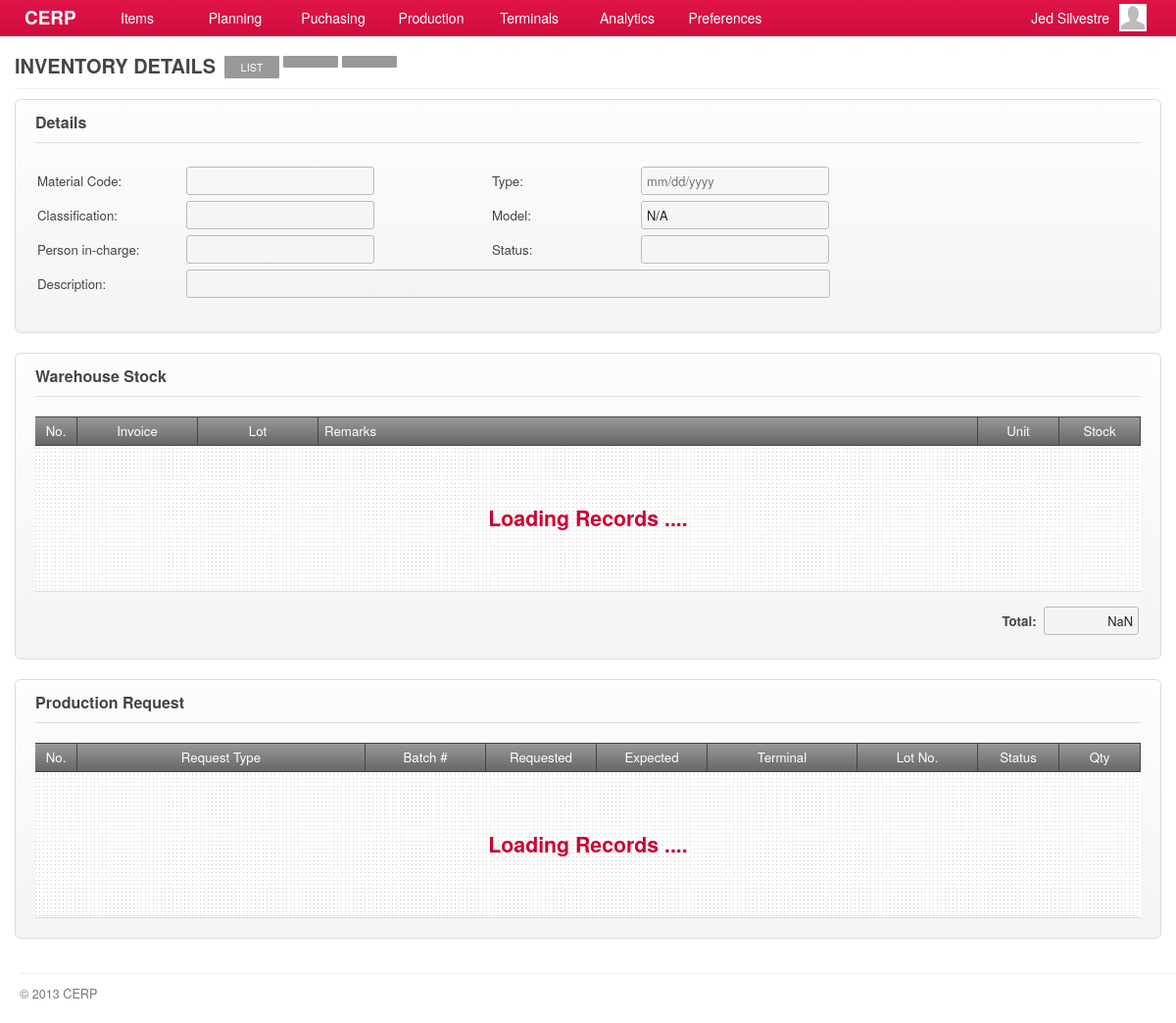
The app's page /account/minventory-show.php (signed in), older data.
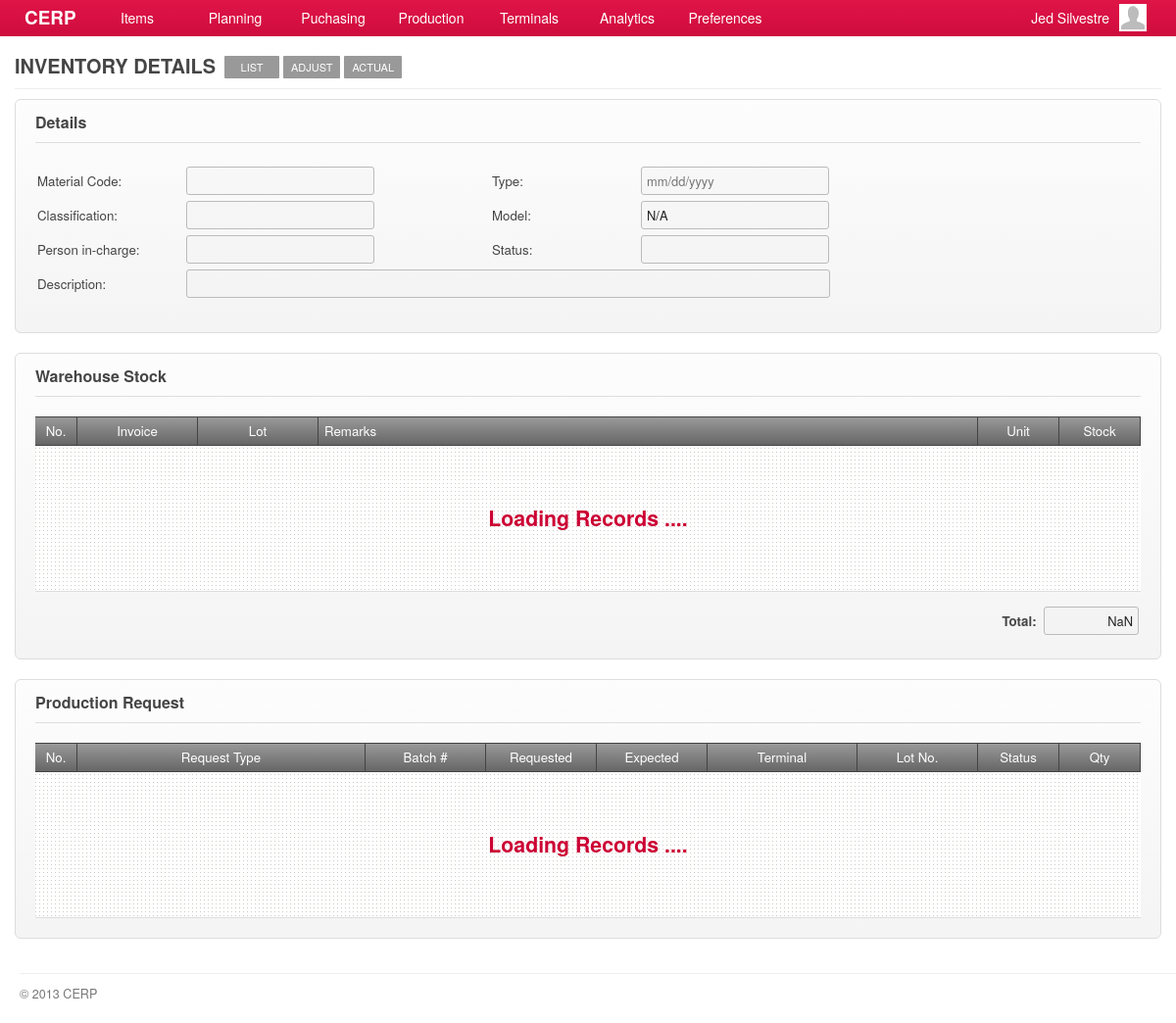
The same page, newer data.
### tables this page shows
CREATE TABLE `capabilities` (
  `id` int(11) NOT NULL AUTO_INCREMENT,
  `title` varchar(45) DEFAULT NULL,
  `name` varchar(45) DEFAULT NULL,
  `capability` varchar(45) DEFAULT NULL,
  `url` varchar(45) DEFAULT NULL,
  `parent` int(11) DEFAULT NULL,
  PRIMARY KEY (`id`)
);

### include/general.class.php (called while the page is built, shortened)
<?php
require('database.class.php');
require('capabilities.class.php');
require('role.class.php');
$DB				= new MySQL;
  $DB->database	= "cerpdb";
  $DB->username	= "cerpuser";
  $DB->password	= "cerpuser";
  $DB->hostname	= "localhost";
$Capabilities	= new Capabilities($DB);
$Signed			= $_SESSION['user'];
$Role		= new Role($DB, $Signed['id']);
?>

### include/role.class.php (called while the page is built, shortened)
<?php
class Role
{
	private $DB;
	private $user_id;
	function Role($db, $uid) {
  	$this->DB = $db;
		$this->user_id = $uid;
  }
	function isCapableByName($cap_name) {
		foreach ($this->getUserRoles() as $user_role) {
			$result = $this->DB->Find('role_capabilities', array(
						  			'columns' 		=> 'role_capabilities.*',
						  			'joins' => 'INNER JOIN capabilities ON capabilities.id = role_capabilities.capability_id',
						  	    'conditions' 	=> 'capabilities.capability="'. $cap_name .'" AND role_id='. $user_role['role_id']));
			if(isset($result)) {
				return TRUE;
			}
		}
	}
	function getUserRoles() {
		$result = $this->DB->Get('user_roles', array(
						  			'columns' 		=> 'user_roles.role_id, roles.name',
						  			'joins' => 'INNER JOIN roles ON roles.id = user_roles.role_id',
						  	    'conditions' 	=> 'user_roles.user_id='. $this->user_id));
		if(isset($result)) {
			return $result;
		}
	}
}

### include/database.class.php (called while the page is built, shortened)
<?php
class MySQL {
  public $username	= "cerpuser";
  public $password	= "cerpuser";
  public $hostname	= "localhost";
  public function Connect() {
    $conn = mysql_connect($this->hostname, $this->username, $this->password) or die("<br/><span class='notice'><p class='error'><strong>ERROR!</strong> Unable to connect to MySQL! </p></span>");
    return $conn;
  }
  public function Query($sql) {
  	$conn = $this->Connect();
    $result = mysql_query($sql, $conn);
	return $result;
  }
	function Find($table, $args='') {
  	if (isset($args)) {
  	  $args['columns'] = (isset($args['columns']) ? $args['columns'] : '*');
  	  $args['joins'] = (isset($args['joins']) ? $args['joins'] : '');
	 	 	$args['conditions'] = ($args['conditions'] == '' ? '' : 'where '.$args['conditions']);
		}
		$sql = "SELECT ".$args['columns']." FROM ".$table." ".$args['joins']." ".$args['conditions'];
		$row = $this->IsEmpty($this->Query($sql));
		return mysql_fetch_array($row);
  }
  function Get($table, $args='') {
  	if (isset($args)) {
  	  $args['columns'] = (isset($args['columns']) ? $args['columns'] : '*');
  	  $args['joins'] = (isset($args['joins']) ? $args['joins'] : '');
		  $args['conditions'] = ($args['conditions'] == '' ? '' : 'WHERE '.$args['conditions']);
  	  $args['order'] = (isset($args['order']) ? ' ORDER BY '.$args['order'] : '');
  	  $args['limit'] = (isset($args['limit']) ? ' LIMIT '.$args['limit'] : '');
  	  $args['group'] = (isset($args['group']) ? ' GROUP BY '.$args['group'] : '');
		}
		$data = array();
		$sql = "SELECT ".$args['columns']." FROM ".$table." ".$args['joins']." ".$args['conditions']." ".$args['group']." ".$args['order']." ".$args['limit'];
		$result = $this->IsEmpty($this->Query($sql));
		if(!empty($result)) {
	      while ($row = mysql_fetch_array($result)) {
	        $data[] = $row;
	      }
		}
		return $data;
  }
  private function IsEmpty($result) {
    if(mysql_num_rows($result) > 0) return $result;
    return null;
  }
}

### include/capabilities.class.php (called while the page is built, shortened)
<?php
class Capabilities {
  private $DB;
	public $All;
	function Capabilities($db) {
		$this->DB = $db;
		$this->GetCapabilities();
	}
  function GetTitle() {
    global $capability_key;
	return $this->All[$capability_key]['title'];
  }
	function GetCapabilities() {
		$capabilities = $this->DB->Get('capabilities', array(
					  			'columns' 		=> 'id, capability, title, name, parent, url',
					  	    'conditions' 	=> 'parent IS NOT null ORDER BY parent'));
		$all = array();
		foreach ($capabilities as $cap) {
			$all[$cap['capability']] = array('title' => $cap['title'],'name' => $cap['name'], 'url' => $cap['url'], 'parent' => $cap['parent']);
		}
		$this->All = $all;
	}
}

### account/minventory-show.php (the view, shortened to what this page needs)
<?php
  $capability_key = 'show_material_inventory';
  require('header.php');
	$allowed = $Role->isCapableByName($capability_key);
	if(!$allowed) {
		require('inaccessible.php');
	}else{
?>
	<div id="page">
		<div id="page-title">
    	<h2>
      	<span class="title"><?php echo $Capabilities->GetTitle(); ?></span>
        <?php
				  echo '<a href="'.$Capabilities->All['material_inventory']['url'].'" class="nav">'.$Capabilities->All['material_inventory']['name'].'</a>';
				  echo '<a href="'.$Capabilities->All['edit_material_inventory']['url'].'?id='.$_GET['id'].'" class="nav">'.$Capabilities->All['edit_material_inventory']['name'].'</a>';
				  echo '<a href="'.$Capabilities->All['edit_actual_material_inventory']['url'].'?id='.$_GET['id'].'" class="nav">'.$Capabilities->All['edit_actual_material_inventory']['name'].'</a>';
				?>
      </h2>
		</div>
		<div id="content">
			<form>
				<div class="form-container">
					<h3 class="form-title">Details</h3>
	        <table>
	           <tr>
	              <td width="150">Material Code:</td><td width="310"><input type="text" value="<?php echo $materials['material_code'] ?>" class="text-field" disabled/>
	              </td>
	              <td width="150">Type:</td><td><input type="text" value="<?php echo $materials['material_type'] ?>" class="text-field text-date" disabled/></td>
	           </tr>
	           <tr>
	              <td>Classification:</td><td><input type="text" value="<?php echo $materials['classification'] ?>" class="text-field" disabled/></td>
	              <td>Model:</td><td><input type="text" value="<?php echo $model = ($materials['material_type'] == 'Direct Material') ? $materials['brand_model'] : 'N/A' ?>" class="text-field" disabled/></td>
	           </tr>
	           <tr>
	              <td>Person in-charge:</td><td><input type="text" value="<?php echo $materials['pic'] ?>" class="text-field" disabled/>
	              </td>
	              <td>Status:</td><td><input type="text" value="<?php echo $materials['status'] ?>" class="text-field" disabled/></td>
	           </tr>
	           <tr>
	              <td>Description:</td>
	              <td colspan="99">
	                <input type="text" value="<?php echo $materials['description'] ?>" class="text-field" style="width:645px" disabled/>
	              </td>
	           </tr>
	           <tr><td height="5" colspan="99"></td></tr>
	        </table>
				</div>
      	<br/>
				<div class="form-container">
					<h3 class="form-title">Warehouse Stock <span id="out-of-stock" class="magenta" style="display: none">(Out-of-stock)</span></h3>
		      <div id="grid-materials" class="grid jq-grid" style="min-height:100px;">
	           <table cellspacing="0" cellpadding="0">
	             <thead>
	               <tr>
	                 <td width="30" class="border-right text-center">No.</td>
	                 <td width="110" class="border-right text-center">Invoice</td>
	                 <td width="110" class="border-right text-center">Lot</td>
	                 <td class="border-right">Remarks</td>
	                 <td width="70" class="border-right text-center">Unit</td>
	                 <td width="70" class="border-right text-center">Stock</td>
	               </tr>
	             </thead>
	             <tbody id="materials"></tbody>
	           </table>
					</div>
					<div>
						<table width="100%">
							<tr><td height="5" colspan="99"></td></tr>
							<tr>
								<td align="right"><strong>Total:</strong>&nbsp;&nbsp;<input id="total_qty" type="text" class="text-right numbers" style="width:85px;" disabled/></td>
							</tr>
						</table>
					</div>
				</div>
	      <br/>
				<div class="form-container">
					<h3 class="form-title">Production Request</h3>
		      <div id="grid-requests" class="grid jq-grid" style="min-height: 100px">
		        <table cellspacing="0" cellpadding="0">
		          <thead>
		            <tr>
	                 <td width="30" class="border-right text-center">No.</td>
	                 <td class="border-right text-center">Request Type</td>
	                 <td width="110" class="border-right text-center">Batch #</td>
	                 <td width="100" class="border-right text-center">Requested</td>
	                 <td width="100" class="border-right text-center">Expected</td>
	                 <td width="140" class="border-right text-center">Terminal</td>
	                 <td width="110" class="border-right text-center">Lot No.</td>
	                 <td width="70" class="border-right text-center">Status</td>
	                 <td width="70" class="border-right text-center">Qty</td>
		            </tr>
		          </thead>
		          <tbody id="requests"></tbody>
		        </table>
					</div>
				</div>
      </form>
    	<br/>
		</div>
	</div>
<?php }
require('footer.php'); ?>

### account/header.php (shortened to what this page needs)
<?php
require('../include/general.class.php');
?>
<!DOCTYPE html>
<html lang="en">
	<head>
		<link rel="stylesheet" href="../stylesheets/main.css" />
		<link rel="stylesheet" href="../stylesheets/form.css" />
		<link rel="stylesheet" href="../stylesheets/grid.css" />
		<link rel="stylesheet" href="../stylesheets/jquery.css" />
    <link rel="stylesheet" href="../stylesheets/simplePagination.css">
		<link rel="stylesheet" href="../stylesheets/jquery.modal.css" />
		<link rel="stylesheet" href="../stylesheets/custom/jquery-ui-1.10.3.custom.css" />
	</head>
	<body>
    <div id="container">
      <div id="header">
				<a id="brand" href="index.php" style="text-decoration: none">CERP</a>
			</div>
      <div id="main-menu">
      	<div class="menu">
        	<a href="#" alt="#menu-items" class="show-submenu">Items</a>
        </div>
        <div class="menu">
          <a href="#" alt="#menu-plan" class="show-submenu">Planning</a>
        </div>
        <div class="menu">
          <a href="#" alt="#menu-purchasing" class="show-submenu">Puchasing</a>
        </div>
        <div class="menu">
          <a href="#" alt="#menu-production" class="show-submenu">Production</a>
        </div>
        <div class="menu">
          <a href="#" alt="#menu-terminals" class="show-submenu">Terminals</a>
        </div>
        <div class="menu">
          <a href="#" alt="#menu-analytics" class="show-submenu">Analytics</a>
        </div>
        <div class="menu">
          <a href="#" alt="#menu-preferences" class="show-submenu">Preferences</a>
        </div>
      </div>
      <div id="menu-profile">
         <div class="avatar small"></div>
         <span><?php echo $Signed['first_name']." ". $Signed['last_name']; ?> </span>
      </div>
    	<div id="header_fade" class="fade_up"></div>
    </div>

### account/footer.php (shortened to what this page needs)
      <div id="footer">
        <p>&copy; 2013 CERP</p>
      </div>
  </body>
</html>

### stylesheets/main.css (style rules this page uses)
*, html, body { margin:0;padding:0; }
html { font-size: 100%; -webkit-text-size-adjust: 100%; -ms-text-size-adjust: 100%; }
body { margin: 0; font-family:"Helvetica Neue", Helvetica, Arial, sans-serif; font-size:14px; line-height:20px; color:#454545; background-color:#ffffff; }
h1, h2, h3, h4 { padding:0 0 5px; margin:0 0 10px; }
h2 { font-size:20px; }
h3 { font-size:16px; }
a { color: #0088cc; text-decoration: none; outline:none; }
#container { z-index:1; width:100%; height:37px; opacity:0.95; filter:alpha(opacity=95); position: fixed; }
#header { position:relative; padding:0 25px; height:37px; background-color:#cc0033; background-image:-moz-linear-gradient(top, #df083e, #cc0033); background-image:-webkit-gradient(linear, 0 0, 0 100%, from(#df083e), to(#cc0033)); background-image:-webkit-linear-gradient(top, #df083e, #cc0033); background-image:-o-linear-gradient(top, #df083e, #cc0033); background-image:linear-gradient(to bottom, #df083e, #cc0033); color:#ffffff; font-size:135%; }
#header_fade { position:relative; }
#header a { color:#ffffff; }
#page { background-color:#ffffff; font-size:95%; }
#content { padding:0 15px; min-height: 500px; }
#footer { display:block; padding:5px 0px 20px 20px; }
#brand { float:left; display:block; margin:8px 0 0; font-weight:bold; }
#main-menu { position:absolute; display:block; top:0; left:90px; z-index: 99; }
#main-menu .menu { float:left; width:100px; height:37px; text-align:center; outline:none; cursor:pointer; }
#main-menu .menu a { margin:8px 0 0; display:block; color:#ffffff; outline:none; }
#menu-profile { position:absolute; top:0; right:25px; display:block; padding:3px 5px 0 0; width:170px; height:33px; color:#fff; cursor:pointer; }
#menu-profile .avatar { float:right; margin:1px 0 0 10px; border:none; }
#menu-profile span { float:right; display:block; margin-top:5px; }
#page-title { margin:0 15px 10px; padding:57px 0 0; border-bottom:solid 1px #eeeeee; }
#page-title h2 { margin:0; padding:0 0 10px; }
#page-title h2 .title { float:left; padding-right:5px; text-transform:uppercase; }
#page-title h2 .nav { float:left; display:block; margin:0 0 0 4px; padding:6px 8px; background-color:#999999; color:#ffffff; font-weight:normal; font-size:11px; line-height:11px; cursor:pointer; -webkit-border-radius:1px; -moz-border-radius:1px; border-radius:1px; text-transform:uppercase; min-width:40px; text-align: center; }
#footer p { padding:10px 0 0; border-top:solid 1px #eeeeee; color:#777777; font-size:90%; }
.avatar { border:solid 1px #dddddd; background:#ffffff url('../images/icons/man-24x24.png') no-repeat center; }
.avatar.small { width:28px; height:28px; }
.border-right { border-right:solid 1px #dddddd; }
.text-center { text-align:center; }
.text-right { text-align:right; }
.fade_up { content: ''; bottom: 0; left: 0; right: 0; height: 20px; background: -webkit-linear-gradient(bottom, rgba(255,255,255,0), #fff); }

### stylesheets/form.css (style rules this page uses)
form { margin:0 0 10px; }
form table tr th, form table tr td { padding:2px 0; }
.form-container { padding:20px; border:solid 1px #dddddd; background-color:#f9f9f9; background-image:-moz-linear-gradient(top, #fdfdfd, #f4f4f4); background-image:-webkit-gradient(linear, 0 0, 0 100%, from(#fdfdfd), to(#f4f4f4)); background-image:-webkit-linear-gradient(top, #fdfdfd, #f4f4f4); background-image:-o-linear-gradient(top, #fdfdfd, #f4f4f4); background-image:linear-gradient(to bottom, #fdfdfd, #f4f4f4); -webkit-border-radius:6px; -moz-border-radius:6px; border-radius:6px; }
.form-title { margin:-7px 0 20px; padding:0 0 10px; border-bottom:solid 1px #dddddd; }
input, textarea, select { padding:4px 5px; border:solid 1px #bbbbbb; color:#222222; font-size:97%; font-family:"Helvetica Neue", Helvetica, Arial, sans-serif; -webkit-border-radius:3px; -moz-border-radius:3px; border-radius:3px; }
input.text-field { width:180px; }

Row changes from the older to the newer data that the page shows:
added capabilities: name "ADJUST"
added capabilities: name "ACTUAL"
